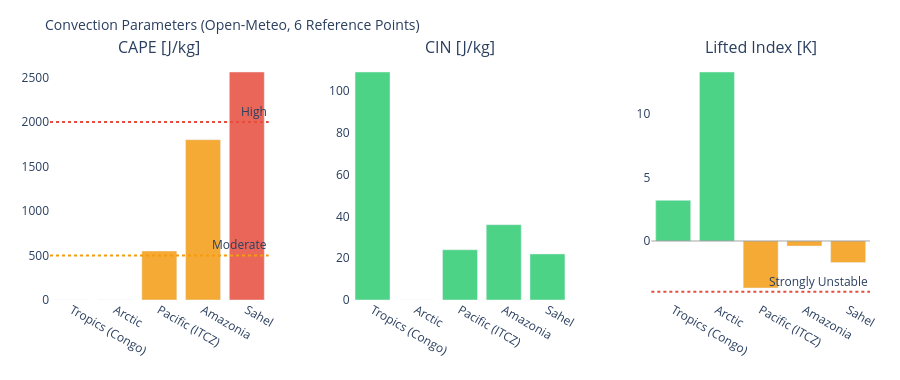

This figure's notebook cell:
### Markdown cell above
---
## 3. Visualizations

### Code cell
# ============================================================
# CAPE / CIN / LIFTED INDEX – Convection potential
# ============================================================

if not df_atm.empty:
    fig = make_subplots(
        rows=1, cols=3,
        subplot_titles=['CAPE [J/kg]', 'CIN [J/kg]', 'Lifted Index [K]'],
        horizontal_spacing=0.1
    )
    pts = df_atm['point'].tolist()
    pt_colors = ['#E85D24','#185FA5','#888780','#378ADD','#639922','#F2A623']

    # CAPE – höher = mehr Gewitterpotential
    cape_vals = df_atm['cape'].fillna(0).tolist()
    cape_colors = ['#e74c3c' if v > 2000 else '#f39c12' if v > 500 else '#2ecc71'
                   for v in cape_vals]
    fig.add_trace(go.Bar(x=pts, y=cape_vals, marker_color=cape_colors,
                         opacity=0.85, showlegend=False), row=1, col=1)
    fig.add_hline(y=2000, line_dash='dot', line_color='#e74c3c',
                  annotation_text='High', row=1, col=1)
    fig.add_hline(y=500,  line_dash='dot', line_color='#f39c12',
                  annotation_text='Moderate', row=1, col=1)

    # CIN – negativer = stärker gedeckelt (weniger Auslöse)
    cin_vals = df_atm['cin'].fillna(0).tolist()
    cin_colors = ['#e74c3c' if v < -200 else '#f39c12' if v < -50 else '#2ecc71'
                  for v in cin_vals]
    fig.add_trace(go.Bar(x=pts, y=cin_vals, marker_color=cin_colors,
                         opacity=0.85, showlegend=False), row=1, col=2)

    # Lifted Index – negativ = instabil
    li_vals = df_atm['li'].fillna(0).tolist()
    li_colors = ['#e74c3c' if v < -4 else '#f39c12' if v < 0 else '#2ecc71'
                 for v in li_vals]
    fig.add_trace(go.Bar(x=pts, y=li_vals, marker_color=li_colors,
                         opacity=0.85, showlegend=False), row=1, col=3)
    fig.add_hline(y=0, line_color='gray', line_width=0.7, row=1, col=3)
    fig.add_hline(y=-4, line_dash='dot', line_color='#e74c3c',
                  annotation_text='Strongly Unstable', row=1, col=3)

    fig.update_layout(
        title=dict(text='Convection Parameters (Open-Meteo, 6 Reference Points)', font=dict(size=14)),
        height=380, plot_bgcolor='rgba(0,0,0,0)', paper_bgcolor='rgba(0,0,0,0)',
        margin=dict(l=50, r=30, t=60, b=80)
    )
    fig.update_xaxes(tickangle=30)
    fig.show()

### Figure 1 — Plotly figure (JSON) as saved in the notebook; plotly's stock layout.template omitted (floating-point values rounded to 4 significant figures)
{"data": [{"marker": {"color": ["#2ecc71", "#2ecc71", "#f39c12", "#f39c12", "#e74c3c"]}, "opacity": 0.85, "showlegend": false, "type": "bar", "x": ["Tropics (Congo)", "Arctic", "Pacific (ITCZ)", "Amazonia", "Sahel"], "xaxis": "x", "y": [0.0, 0.0, 550.0, 1800.0, 2560.0], "yaxis": "y"}, {"marker": {"color": ["#2ecc71", "#2ecc71", "#2ecc71", "#2ecc71", "#2ecc71"]}, "opacity": 0.85, "showlegend": false, "type": "bar", "x": ["Tropics (Congo)", "Arctic", "Pacific (ITCZ)", "Amazonia", "Sahel"], "xaxis": "x2", "y": [109.0, 0.0, 24.0, 36.0, 22.0], "yaxis": "y2"}, {"marker": {"color": ["#2ecc71", "#2ecc71", "#f39c12", "#f39c12", "#f39c12"]}, "opacity": 0.85, "showlegend": false, "type": "bar", "x": ["Tropics (Congo)", "Arctic", "Pacific (ITCZ)", "Amazonia", "Sahel"], "xaxis": "x3", "y": [3.2, 13.3, -3.7, -0.4, -1.7], "yaxis": "y3"}], "layout": {"annotations": [{"font": {"size": 16}, "showarrow": false, "text": "CAPE [J/kg]", "x": 0.1333, "xanchor": "center", "xref": "paper", "y": 1.0, "yanchor": "bottom", "yref": "paper"}, {"font": {"size": 16}, "showarrow": false, "text": "CIN [J/kg]", "x": 0.5, "xanchor": "center", "xref": "paper", "y": 1.0, "yanchor": "bottom", "yref": "paper"}, {"font": {"size": 16}, "showarrow": false, "text": "Lifted Index [K]", "x": 0.8667, "xanchor": "center", "xref": "paper", "y": 1.0, "yanchor": "bottom", "yref": "paper"}, {"showarrow": false, "text": "High", "x": 1, "xanchor": "right", "xref": "x domain", "y": 2000, "yanchor": "bottom", "yref": "y"}, {"showarrow": false, "text": "Moderate", "x": 1, "xanchor": "right", "xref": "x domain", "y": 500, "yanchor": "bottom", "yref": "y"}, {"showarrow": false, "text": "Strongly Unstable", "x": 1, "xanchor": "right", "xref": "x3 domain", "y": -4, "yanchor": "bottom", "yref": "y3"}], "height": 380, "margin": {"b": 80, "l": 50, "r": 30, "t": 60}, "paper_bgcolor": "rgba(0,0,0,0)", "plot_bgcolor": "rgba(0,0,0,0)", "shapes": [{"line": {"color": "#e74c3c", "dash": "dot"}, "type": "line", "x0": 0, "x1": 1, "xref": "x domain", "y0": 2000, "y1": 2000, "yref": "y"}, {"line": {"color": "#f39c12", "dash": "dot"}, "type": "line", "x0": 0, "x1": 1, "xref": "x domain", "y0": 500, "y1": 500, "yref": "y"}, {"line": {"color": "gray", "width": 0.7}, "type": "line", "x0": 0, "x1": 1, "xref": "x3 domain", "y0": 0, "y1": 0, "yref": "y3"}, {"line": {"color": "#e74c3c", "dash": "dot"}, "type": "line", "x0": 0, "x1": 1, "xref": "x3 domain", "y0": -4, "y1": -4, "yref": "y3"}], "title": {"font": {"size": 14}, "text": "Convection Parameters (Open-Meteo, 6 Reference Points)"}, "xaxis": {"anchor": "y", "domain": [0.0, 0.2667], "tickangle": 30}, "xaxis2": {"anchor": "y2", "domain": [0.3667, 0.6333], "tickangle": 30}, "xaxis3": {"anchor": "y3", "domain": [0.7333, 1.0], "tickangle": 30}, "yaxis": {"anchor": "x", "domain": [0.0, 1.0]}, "yaxis2": {"anchor": "x2", "domain": [0.0, 1.0]}, "yaxis3": {"anchor": "x3", "domain": [0.0, 1.0]}}}
